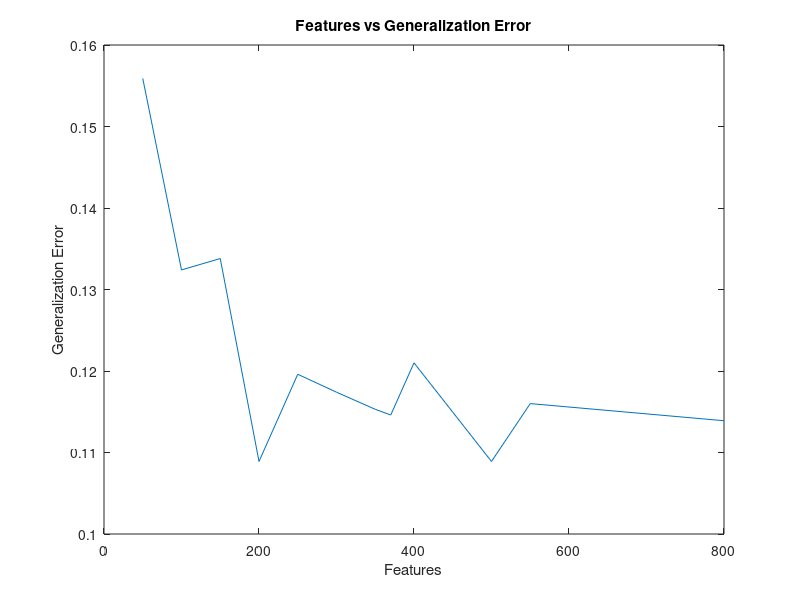
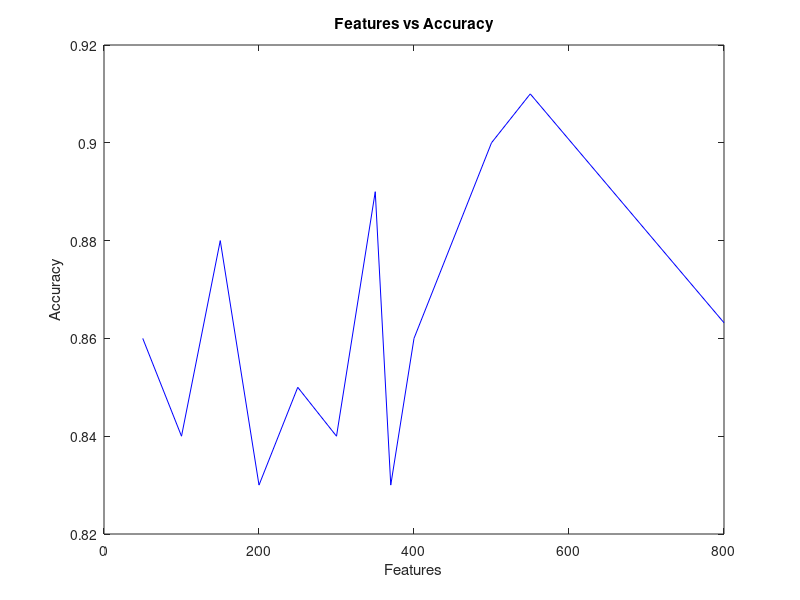

Source code (MATLAB) for these figures, in order:
CrossValidation = [0.1559,0.1324,0.1338,0.1089,0.1196,0.1174,0.1153,0.1146,0.1210,0.1089,0.1160,0.1139];
Features = [50, 100, 150, 200, 250, 300, 350,370, 400,500 , 550, 800 ];
accuracy = [0.86,0.84,0.88,0.83,0.85,0.84,0.89,0.83,0.86,0.90,0.91,0.8632];

figure (1);
plot(Features,CrossValidation);
title('Features vs Generalization Error');
xlabel('Features');
ylabel('Generalization Error');
figure(2);
plot(Features,accuracy,'b');
title('Features vs Accuracy');
xlabel('Features');
ylabel('Accuracy');


